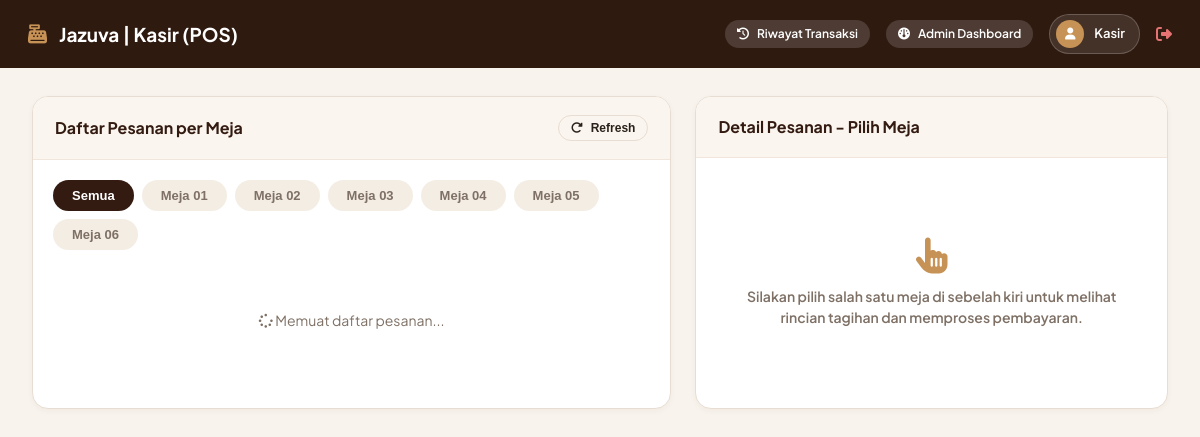
Page /cashier/dashboard.php (signed in) on the committed database.
### tables this page shows
CREATE TABLE `restaurant_tables` (
  `id` INT AUTO_INCREMENT PRIMARY KEY,
  `table_number` VARCHAR(10) NOT NULL UNIQUE,
  `capacity` INT NOT NULL DEFAULT 4,
  `status` ENUM('tersedia', 'terisi', 'dipesan', 'menunggu_pembayaran') DEFAULT 'tersedia',
  `pos_x` INT DEFAULT 1,
  `pos_y` INT DEFAULT 1,
  `qr_code_file` VARCHAR(255) NULL,
  `token` VARCHAR(64) NOT NULL UNIQUE,
  `is_active` TINYINT(1) DEFAULT 1,
  `created_at` TIMESTAMP DEFAULT CURRENT_TIMESTAMP,
  `updated_at` TIMESTAMP DEFAULT CURRENT_TIMESTAMP ON UPDATE CURRENT_TIMESTAMP
);

### app/Core/Security.php (called while the page is built, shortened)
<?php
final class Security
{
    public static function authenticated(): bool
    {
        return !empty($_SESSION['user_id']);
    }
    public static function allows(string|array $roles): bool
    {
        $allowed = array_map('strtolower', (array)$roles);
        return in_array(strtolower((string)($_SESSION['role_name'] ?? '')), $allowed, true);
    }
}

### includes/auth.php (called while the page is built, shortened)
<?php
require_once __DIR__ . '/../app/Core/Security.php';
function hasRole($roles): bool {
    return Security::allows($roles);
}

### cashier/dashboard.php (the view, shortened to what this page needs)
<?php
require_once __DIR__ . '/../includes/auth.php';
$pdo = getDbConnection();
$allTables = $pdo->query("SELECT * FROM restaurant_tables WHERE is_active = 1 ORDER BY table_number ASC")->fetchAll();
?>
<!DOCTYPE html>
<html lang="id">
<head>
  <link rel="stylesheet" href="https://cdnjs.cloudflare.com/ajax/libs/font-awesome/6.5.1/css/all.min.css">
  <link rel="stylesheet" href="<?= BASE_URL ?>/assets/css/style.css">
  <link rel="stylesheet" href="<?= BASE_URL ?>/assets/css/dashboard.css">
  <link rel="stylesheet" href="<?= BASE_URL ?>/assets/css/pos.css">
</head>
<body>
  <header class="pos-top-bar">
    <div class="pos-brand-title">
      <i class="fa-solid fa-cash-register" style="color: #C69255;"></i>
      <span>Jazuva | Kasir (POS)</span>
    </div>
    <div style="display: flex; align-items: center; gap: 16px;">
      <a href="<?= BASE_URL ?>/cashier/history.php" class="btn btn-secondary btn-sm" style="background: rgba(255,255,255,0.15); color: #FFF; border: none;">
        <i class="fa-solid fa-clock-rotate-left"></i> Riwayat Transaksi
      </a>
      <?php if (hasRole('admin')): ?>
        <a href="<?= BASE_URL ?>/admin/dashboard.php" class="btn btn-secondary btn-sm" style="background: rgba(255,255,255,0.15); color: #FFF; border: none;">
          <i class="fa-solid fa-gauge"></i> Admin Dashboard
        </a>
      <?php endif; ?>
      <div class="user-profile-pill" style="background: rgba(255,255,255,0.1); color: #FFF; border: 1px solid rgba(255,255,255,0.2);">
        <div class="user-avatar" style="background: #C69255;">
          <i class="fa-solid fa-user"></i>
        </div>
        <span>Kasir</span>
      </div>
      <a href="<?= BASE_URL ?>/logout.php" title="Logout" style="color: #E57373; font-size: 16px;">
        <i class="fa-solid fa-right-from-bracket"></i>
      </a>
    </div>
  </header>
  <main class="page-content" style="max-width: 1300px; margin: 0 auto; width: 100%;">
    <div class="pos-container">
      <div class="pos-panel">
        <div class="pos-panel-header">
          <div class="pos-panel-title">Daftar Pesanan per Meja</div>
          <button type="button" class="btn btn-outline btn-sm" onclick="fetchTableOrders()" title="Refresh Data">
            <i class="fa-solid fa-rotate-right"></i> Refresh
          </button>
        </div>
        <div class="pos-panel-body">
          <div class="nav-pills" id="table-filter-tabs">
            <button type="button" class="nav-pill active" onclick="filterByTable('all', this)">Semua</button>
            <?php foreach (array_slice($allTables, 0, 6) as $tbl): ?>
              <button type="button" class="nav-pill" onclick="filterByTable('<?= htmlspecialchars($tbl['table_number']) ?>', this)">
                Meja <?= htmlspecialchars($tbl['table_number']) ?>
              </button>
            <?php endforeach; ?>
          </div>
          <div id="orders-list-container">
            <div style="text-align: center; padding: 40px; color: var(--color-text-muted);">
              <i class="fa-solid fa-spinner fa-spin"></i> Memuat daftar pesanan...
            </div>
          </div>
        </div>
      </div>
      <div class="pos-panel">
        <div class="pos-panel-header">
          <div class="pos-panel-title" id="detail-panel-title">Detail Pesanan - Pilih Meja</div>
        </div>
        <div class="pos-panel-body" id="detail-panel-body">
          <div style="text-align: center; padding: 60px 20px; color: var(--color-text-muted);">
            <i class="fa-solid fa-hand-pointer" style="font-size: 36px; color: #C69255; margin-bottom: 12px;"></i>
            <p style="font-size: 14px; font-weight: 600;">Silakan pilih salah satu meja di sebelah kiri untuk melihat rincian tagihan dan memproses pembayaran.</p>
          </div>
        </div>
      </div>
    </div>
  </main>
</body>
</html>

### assets/css/style.css (style rules this page uses)
:root { --color-primary: #331B11; --color-primary-dark: #22120B; --color-primary-light: #523122; --color-accent: #8B5A2B; --color-accent-gold: #C69255; --color-accent-hover: #73471E; --color-bg-main: #FBF8F4; --color-bg-card: #FFFFFF; --color-bg-muted: #F4EDE4; --color-bg-alt: #F8F3EC; --color-border: #E8DDD2; --color-border-light: #F0E6DC; --color-text-main: #2A211B; --color-text-muted: #7E7065; --color-text-light: #A89B8F; --color-text-white: #FFFFFF; --color-status-green: #27AE60; --color-status-green-bg: #EAF8EE; --color-status-blue: #2980B9; --color-status-blue-bg: #EBF5FB; --color-status-orange: #E67E22; --color-status-orange-bg: #FEF5EB; --color-status-brown: #8B5A2B; --color-status-brown-bg: #F8EFE7; --color-status-red: #E74C3C; --color-status-red-bg: #FDEDEC; --shadow-sm: 0 2px 6px rgba(51, 27, 17, 0.04); --shadow-md: 0 4px 14px rgba(51, 27, 17, 0.07); --shadow-lg: 0 10px 25px rgba(51, 27, 17, 0.1); --shadow-card: 0 4px 20px rgba(51, 27, 17, 0.06); --radius-sm: 8px; --radius-md: 12px; --radius-lg: 16px; --radius-xl: 24px; --radius-pill: 9999px; --transition-fast: all 0.2s ease; --transition-normal: all 0.3s ease; }
* { box-sizing: border-box; margin: 0; padding: 0; }
body { font-family: 'Plus Jakarta Sans', -apple-system, BlinkMacSystemFont, 'Segoe UI', Roboto, sans-serif; background-color: var(--color-bg-main); color: var(--color-text-main); line-height: 1.5; font-size: 14px; -webkit-font-smoothing: antialiased; }
a { color: var(--color-accent); text-decoration: none; transition: var(--transition-fast); }
.btn { display: inline-flex; align-items: center; justify-content: center; gap: 8px; padding: 9px 18px; font-size: 13.5px; font-weight: 600; border-radius: var(--radius-pill); border: 1px solid transparent; cursor: pointer; transition: var(--transition-fast); text-decoration: none; white-space: nowrap; }
.btn-secondary { background-color: var(--color-bg-muted); color: var(--color-primary); border-color: var(--color-border); }
.btn-outline { background: transparent; border-color: var(--color-border); color: var(--color-text-main); }
.btn-sm { padding: 5px 12px; font-size: 12px; border-radius: var(--radius-pill); }
.nav-pills { display: flex; gap: 8px; flex-wrap: wrap; margin-bottom: 20px; }
.nav-pill { padding: 7px 18px; border-radius: var(--radius-pill); background: var(--color-bg-muted); color: var(--color-text-muted); font-size: 13px; font-weight: 600; border: 1px solid transparent; cursor: pointer; transition: var(--transition-fast); text-decoration: none; }
.nav-pill.active { background: var(--color-primary); color: #FFFFFF; }

### assets/css/dashboard.css (style rules this page uses)
.user-profile-pill { display: flex; align-items: center; gap: 10px; background: var(--color-bg-muted); padding: 5px 14px 5px 6px; border-radius: var(--radius-pill); border: 1px solid var(--color-border); text-decoration: none; color: var(--color-text-main); font-weight: 600; font-size: 13px; cursor: pointer; }
.user-avatar { width: 28px; height: 28px; border-radius: 50%; background: #331B11; color: #FFFFFF; display: flex; align-items: center; justify-content: center; font-size: 12px; }
.page-content { padding: 28px 32px; flex: 1; }

### assets/css/pos.css (style rules this page uses)
.pos-container { display: grid; grid-template-columns: 1.15fr 0.85fr; gap: 24px; }
.pos-panel { background: #FFFFFF; border-radius: var(--radius-lg); border: 1px solid var(--color-border); box-shadow: var(--shadow-sm); display: flex; flex-direction: column; overflow: hidden; }
.pos-panel-header { padding: 18px 22px; background: #FAF5EE; border-bottom: 1px solid var(--color-border-light); display: flex; align-items: center; justify-content: space-between; }
.pos-panel-title { font-size: 16px; font-weight: 700; color: var(--color-primary); }
.pos-panel-body { padding: 20px; flex: 1; display: flex; flex-direction: column; }

### cashier/dashboard.php (style rules this page uses)
body { background-color: #F8F3EC; min-height: 100vh; display: flex; flex-direction: column; }
.pos-top-bar { background: #2F1A10; color: #FFFFFF; padding: 14px 28px; display: flex; align-items: center; justify-content: space-between; }
.pos-brand-title { display: flex; align-items: center; gap: 12px; font-size: 19px; font-weight: 700; }

### rows in the picture
restaurant_tables: table_number "01"
restaurant_tables: table_number "02"
restaurant_tables: table_number "03"
restaurant_tables: table_number "04"
restaurant_tables: table_number "05"
restaurant_tables: table_number "06"
